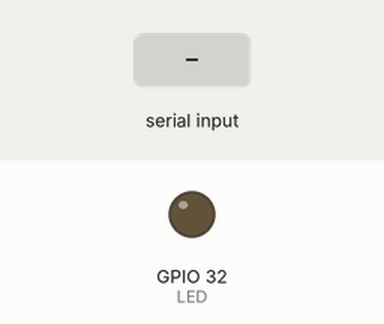
Simulated run of this program. Board: ESP32. On the bench: output pins drawn as LEDs (lit = HIGH). The test bench sets the inputs (shaded band). Nothing arrives over Bluetooth unless stated; what the program prints to the serial monitor is not drawn.

Above: at 0.02 s.
At 1.2 s:
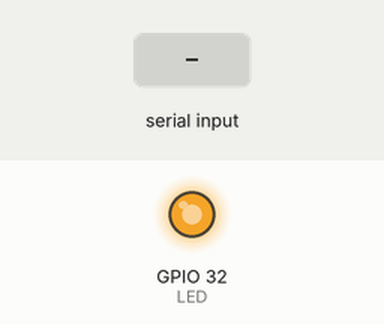
1.3 s: "1\n" received over the second serial link
2.8 s: "0\n" received over the second serial link
4.3 s: "2\n" received over the second serial link
Timing chart, 0 to 7.3 s (numbered marks = the images above; inputs shaded):
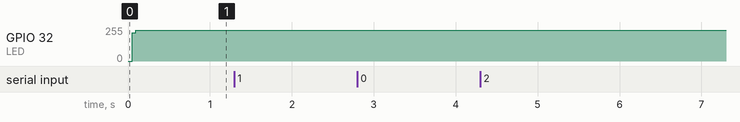

Measured:
- after the input at 1.3 s, every drawn part: stays the same
- after the input at 2.8 s, every drawn part: stays the same
- after the input at 4.3 s, every drawn part: stays the same

The program:

main.cpp
```cpp
#include <Arduino.h>
#include <BluetoothSerial.h>
#define LED 32

String mensagemRecebida;

BluetoothSerial BT;

void setup()
{
    pinMode(LED, OUTPUT);
    Serial.begin(9600);
    Serial.setTimeout(5000);

    if (BT.begin("EspCaioSlave")) // slave
    {
        Serial.println("Bluetooth iniciado com sucesso");
        Serial.print("Endereço bluetooth ESP: ");
        Serial.println(BT.getBtAddressString());
    }
    else
    {
        Serial.println("Erro ao iniciar o bluetooth");
    }
}
// F4:65:0B:48:5F:C2

void loop()
{
    digitalWrite(LED, LOW);
    if (BT.available())
    {
        mensagemRecebida = BT.readStringUntil('\n');
        mensagemRecebida.trim();
        Serial.printf("Mensagem recebida: %s", mensagemRecebida);
    }

    mensagemRecebida = "LED ON";
    mensagemRecebida.trim();
    if (mensagemRecebida.endsWith("ON"))
    {
        digitalWrite(LED, HIGH);
    }
}
```
